Frame 1 (no input): blank canvas, image omitted
Frame 60 (no input): blank canvas, image omitted
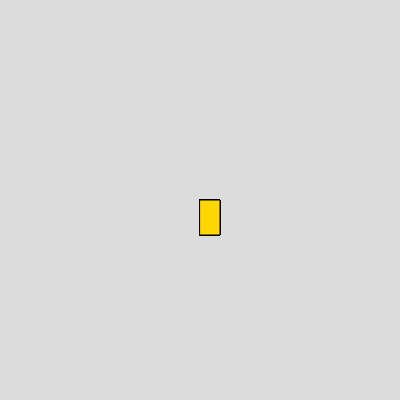
Frame 120 (the mouse pressed at the canvas centre since frame 60)

The p5.js sketch whose frames 1 and 60 were blank and that drew this single picture after the mouse press (run headless with seeded random() and noise() and a simulated clock; from frame 60 on, the mouse is pressed at the canvas centre):

// p5.js sketch
// ── sketch.js
function setup() {
    createCanvas(400, 400);
    background(220);
  }
  function draw() {
    
    stroke("black");
    fill("#FFD700");
    
    if (mouseIsPressed){
      
      rect(mouseX, mouseY, 20, 35);
      
    }
    
  }
